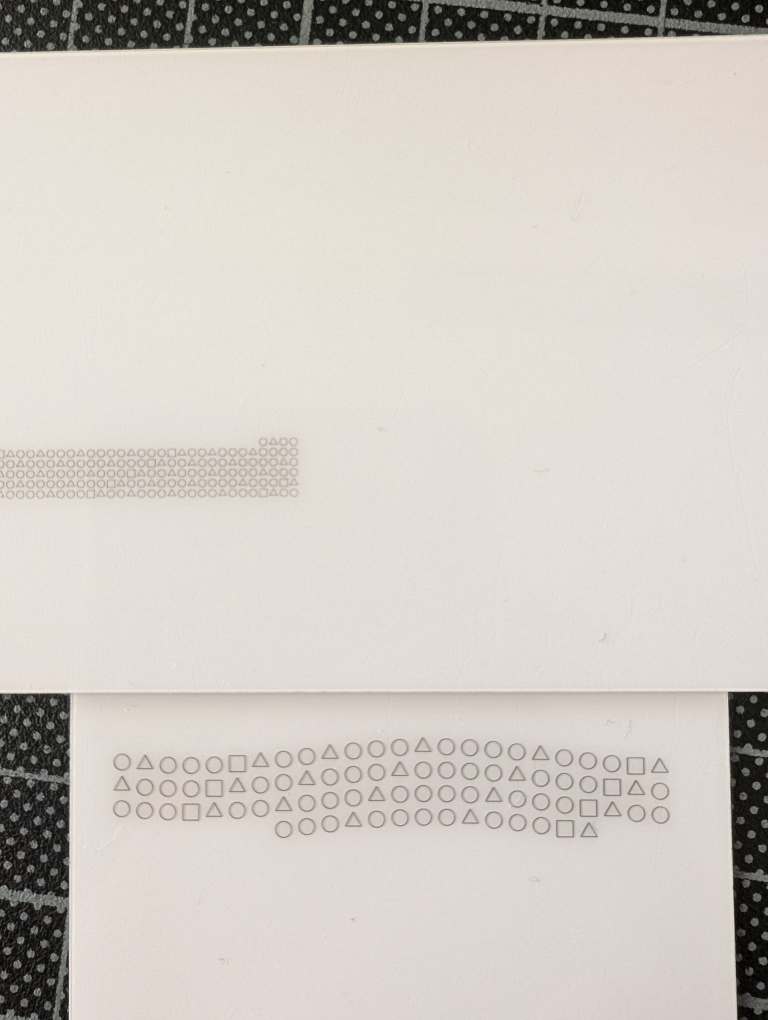
#> input picture _inputs/PXL_20250925_050125594.jpg, 3072 x 4080 px, given in place of PXL_20250925_061456317_cut.jpg, which was not available (shown at 1/4 size)
$ python _test.py
#> lines starting #> are read from the running program, lines starting #| are printed output that depends on the picture; after the words box and inside, x2 and y2 are one past the last pixel; in counts of white or black regions, pixels touching at a corner belong together; pictures that were not available may be replaced by others from this repository, and a replacement may not be noted
#> in get_points, bgr is the input picture: shape (4080, 3072, 3); mean B, G, R 196.8, 203.3, 209.6
### _spirale_src/step1_rs/random_search_sacks_points_v3.py
#!/usr/bin/env python3
# -*- coding: utf-8 -*-
"""
random_search_sacks_points_v3.py
Random search parametrów detekcji kropek na zdjęciu spirali Sacksa
z funkcją detect_points(input_img, output_img, params_dict)
oraz get_points(img_path, params_dict) -> List[Tuple[int,int]].

Wejście:
  --in /home/admin2/Documents/repos/pwpw/_spirale/inputs/PXL_20250925_061456317.jpg

Wyjścia (tylko overlay PNG):
  /home/admin2/Documents/repos/pwpw/_spirale/outputs/random_search_narrow_v2/overlay_<paramy>_n{count}.png
"""

import os
import cv2
import math
import json
import argparse
import numpy as np
from tqdm import tqdm
from typing import List, Tuple

# ---- domyślne ścieżki ----
DEFAULT_IN  = "/home/admin2/Documents/repos/pwpw/_spirale/inputs/PXL_20250925_061456317.jpg"
DEFAULT_OUT = "/home/admin2/Documents/repos/pwpw/_spirale/outputs/random_search_narrow_v3"

# ---------------------- PIPELINE ----------------------

def preprocess_gray(bgr, clahe_clip, clahe_grid, gauss_blur):
#> called with clahe_clip = 3.71, clahe_grid = 12, gauss_blur = 3
    gray = cv2.cvtColor(bgr, cv2.COLOR_BGR2GRAY)
    clahe = cv2.createCLAHE(clipLimit=clahe_clip, tileGridSize=(clahe_grid, clahe_grid))
    gray = clahe.apply(gray)
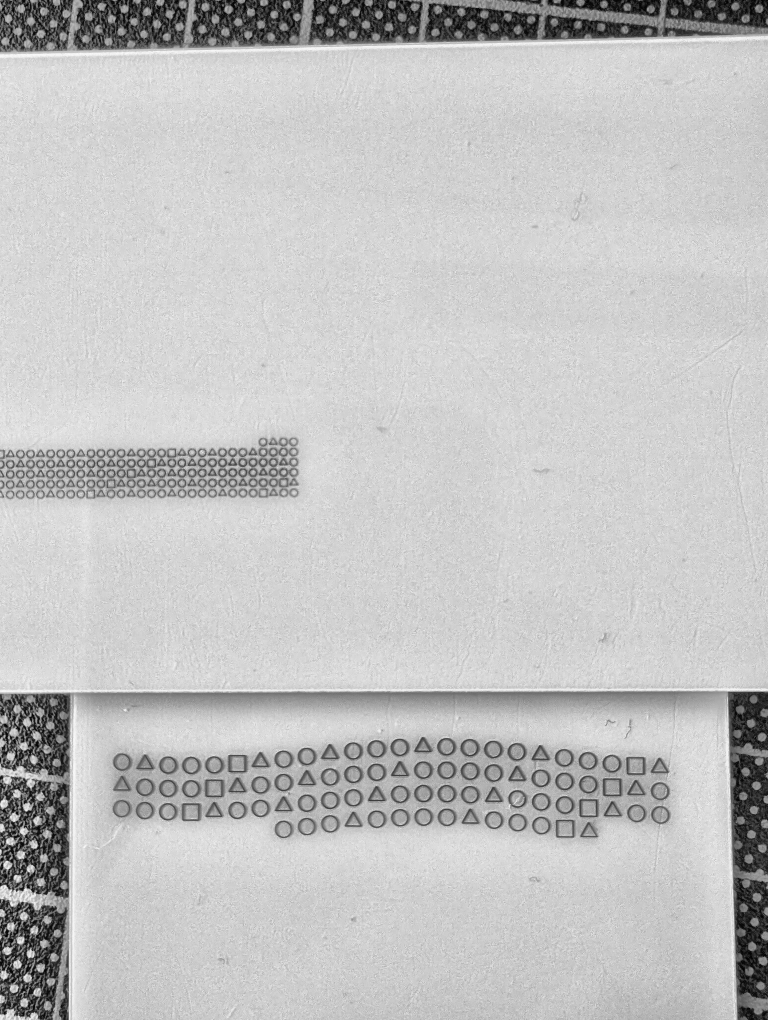
#> gray: shape (4080, 3072) (shown at 1/4 size); min 0, max 254, mean 193.8
    if gauss_blur > 0:
        k = gauss_blur | 1  # nieparzysty
        gray = cv2.GaussianBlur(gray, (k, k), 0)
    return gray

def make_mask(gray, method, thresh_type, adapt_block, adapt_C, morph_open, morph_close):
#> called with method = 'GAUSS', thresh_type = 'BIN_INV', adapt_block = 20, adapt_C = 10, morph_open = 3, morph_close = 1
    meth = cv2.ADAPTIVE_THRESH_GAUSSIAN_C if method == 'GAUSS' else cv2.ADAPTIVE_THRESH_MEAN_C
    ttype = cv2.THRESH_BINARY_INV if thresh_type == 'BIN_INV' else cv2.THRESH_BINARY
    blk = max(3, adapt_block | 1)
    th = cv2.adaptiveThreshold(gray, 255, meth, ttype, blk, adapt_C)
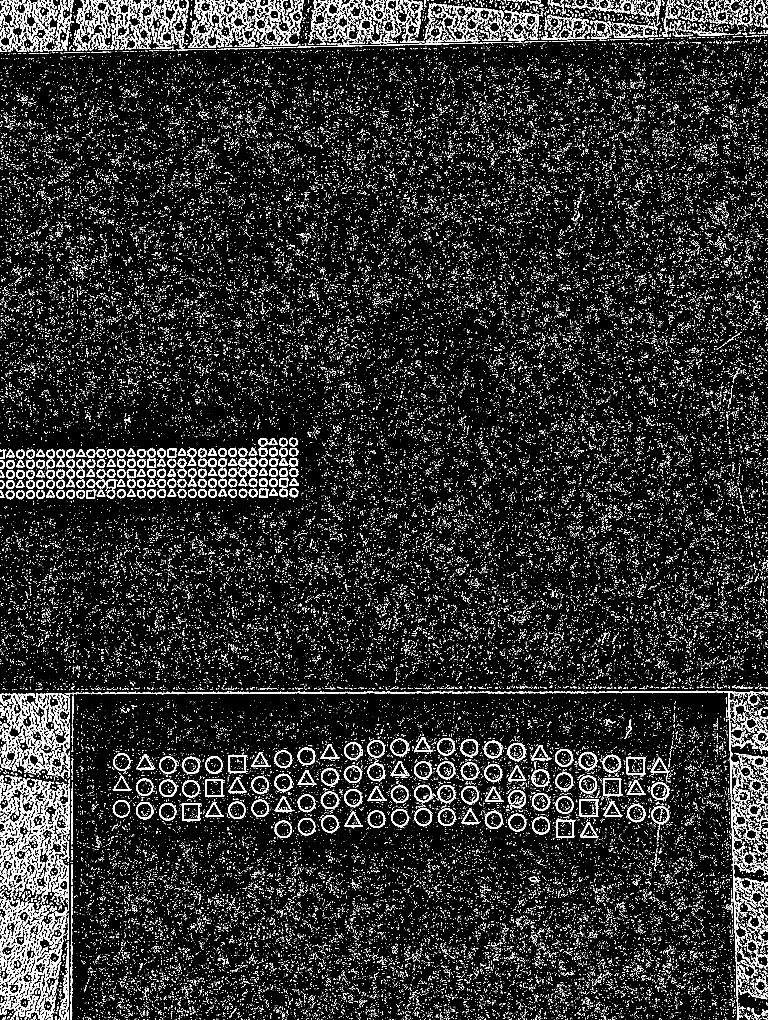
#> th: shape (4080, 3072) (shown at 1/4 size); 8% white; 78141 white regions (73024 under 20 px), largest, box (x1, y1, x2, y2) and area: (0, 3585, 219, 4067) 20965, (1, 3145, 219, 3422) 10202, (1854, 2762, 2902, 2775) 5054

    if morph_open > 0:
        k = cv2.getStructuringElement(cv2.MORPH_ELLIPSE, (2*morph_open+1, 2*morph_open+1))
        th = cv2.morphologyEx(th, cv2.MORPH_OPEN, k)
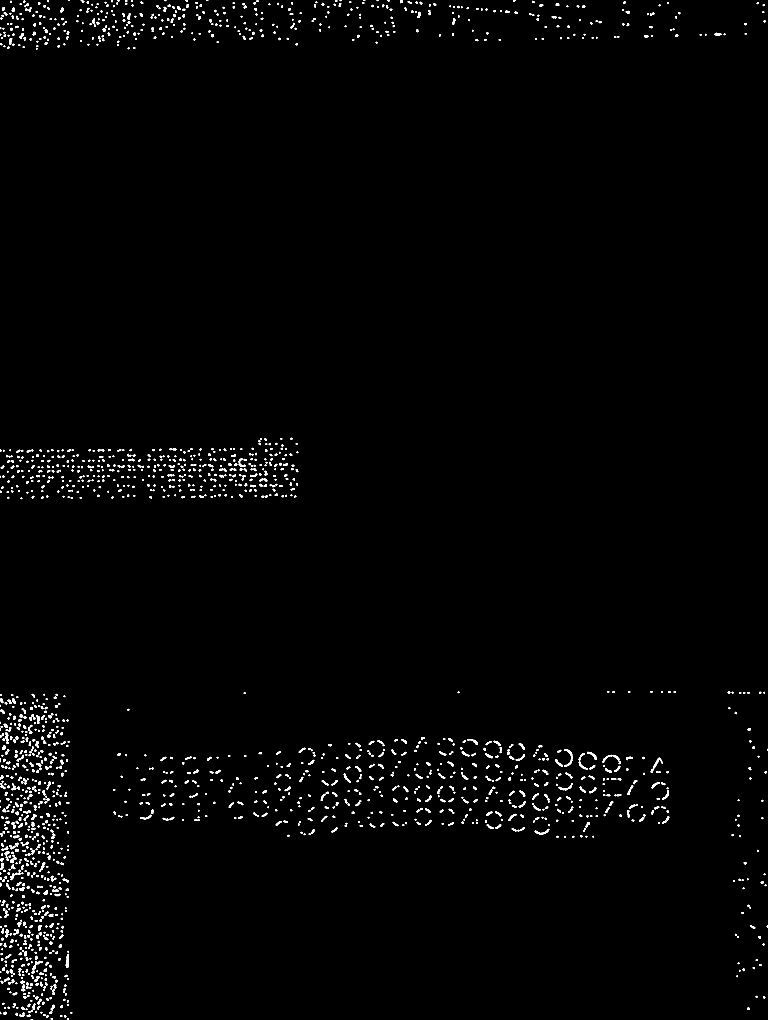
#> th: shape (4080, 3072) (shown at 1/4 size); 1.1% white; 2017 white regions, largest, box (x1, y1, x2, y2) and area: (263, 3815, 276, 3870) 470, (2139, 3315, 2197, 3338) 397, (2612, 3031, 2647, 3074) 388
    if morph_close > 0:
        k = cv2.getStructuringElement(cv2.MORPH_ELLIPSE, (2*morph_close+1, 2*morph_close+1))
        th = cv2.morphologyEx(th, cv2.MORPH_CLOSE, k)
#> th: shape (4080, 3072); 1.1% white; 1956 white regions
    return th

def _shape_features(cnt):
    area = cv2.contourArea(cnt)
    per  = cv2.arcLength(cnt, True)
    circ = (4*math.pi*area/(per*per)) if per > 1e-6 else 0.0
    elong = 1.0
    if len(cnt) >= 5:
        (_, _), (MA, ma), _ = cv2.fitEllipse(cnt)
        a = max(MA, ma) / 2.0
        b = max(1e-6, min(MA, ma) / 2.0)
        elong = a / b
    return area, circ, elong

def _detect_points_from_bgr(bgr, params):
    gray = preprocess_gray(bgr, params['clahe_clip'], params['clahe_grid'], params['gauss_blur'])
    mask = make_mask(gray, params['method'], params['thresh_type'],
                     params['adapt_block'], params['adapt_C'],
                     params['morph_open'], params['morph_close'])

    cnts, _ = cv2.findContours(mask, cv2.RETR_EXTERNAL, cv2.CHAIN_APPROX_SIMPLE)
#> cnts = 1956 contours, 18 with area under 20; largest, box (x1, y1, x2, y2) and area: (263, 3815, 276, 3870) 411, (2612, 3031, 2647, 3074) 338, (2139, 3315, 2197, 3338) 335, (2256, 2996, 2291, 3036) 334, (2348, 3007, 2386, 3040) 300
    pts = []
    for c in cnts:
        area, circ, elong = _shape_features(c)
        if area < params['min_area'] or area > params['max_area']:
            continue
        if circ < params['min_circularity'] or elong > params['max_elongation']:
            continue
        M = cv2.moments(c)
        if M['m00'] <= 0:
            continue
        cx = float(M['m10']/M['m00'])
        cy = float(M['m01']/M['m00'])
        pts.append((cx, cy))  # floaty (subpiksel)
#> this loop made 1956 passes
#> (area, per in _shape_features, circ, elong, MA in _shape_features, ma in _shape_features, a in _shape_features, b in _shape_features) on passes 2 to 4: (30, 21.66, 0.804, 1.04, 7.1, 7.37, 3.69, 3.55), (36.5, 22.73, 0.888, 1.09, 6.91, 7.55, 3.78, 3.45), (39, 24.14, 0.841, 1.09, 7.11, 7.77, 3.89, 3.55)
    return pts

# [25 lines left out: functions _draw_overlay, detect_points, not called in this run]

def get_points(img_path: str, params_dict: dict) -> List[Tuple[int, int]]:
    """
    Zwraca listę centroidów jako inty (x, y), zaokrąglając subpikselowe wyniki.
    Nie zapisuje żadnego obrazu. Używaj w ETAPIE 2 (dopasowanie do wzorca).
    """
    bgr = cv2.imread(img_path, cv2.IMREAD_COLOR)
    if bgr is None:
        raise FileNotFoundError(f"Nie mogę wczytać: {img_path}")

    pts_float = _detect_points_from_bgr(bgr, params_dict)
    # Zaokrąglij do intów (zgodnie z wymaganym typem List[Tuple[int,int]])
    pts_int: List[Tuple[int, int]] = [(int(round(x)), int(round(y))) for (x, y) in pts_float]
    return pts_int

# ---------------------- RANDOM SEARCH ----------------------

# [84 lines left out: functions sample_params, params_to_tag, main, not called in this run]

# [2 lines that do not run on import are left out]

### _spirale_src/_test.py
from _spirale_src.step1_rs.random_search_sacks_points_v3 import get_points # zmieniłem nazwę na v3

img = "/home/admin2/Documents/repos/pwpw/_spirale/inputs/PXL_20250925_061456317_cut.jpg"
p = {
        'clahe_clip': 3.71,
        'clahe_grid': 12,
        'gauss_blur': 3,
        'method': 'GAUSS',
        'thresh_type': 'BIN_INV',
        'adapt_block': 20,
        'adapt_C': 10,
        'morph_open': 3,
        'morph_close': 1,
        'min_area': 25,
        'max_area': 1750,
        'min_circularity': 0.67,
        'max_elongation': 1.83,
        'dot_radius': 6,
    }
pts = get_points(img, p)  # -> List[Tuple[int,int]]
